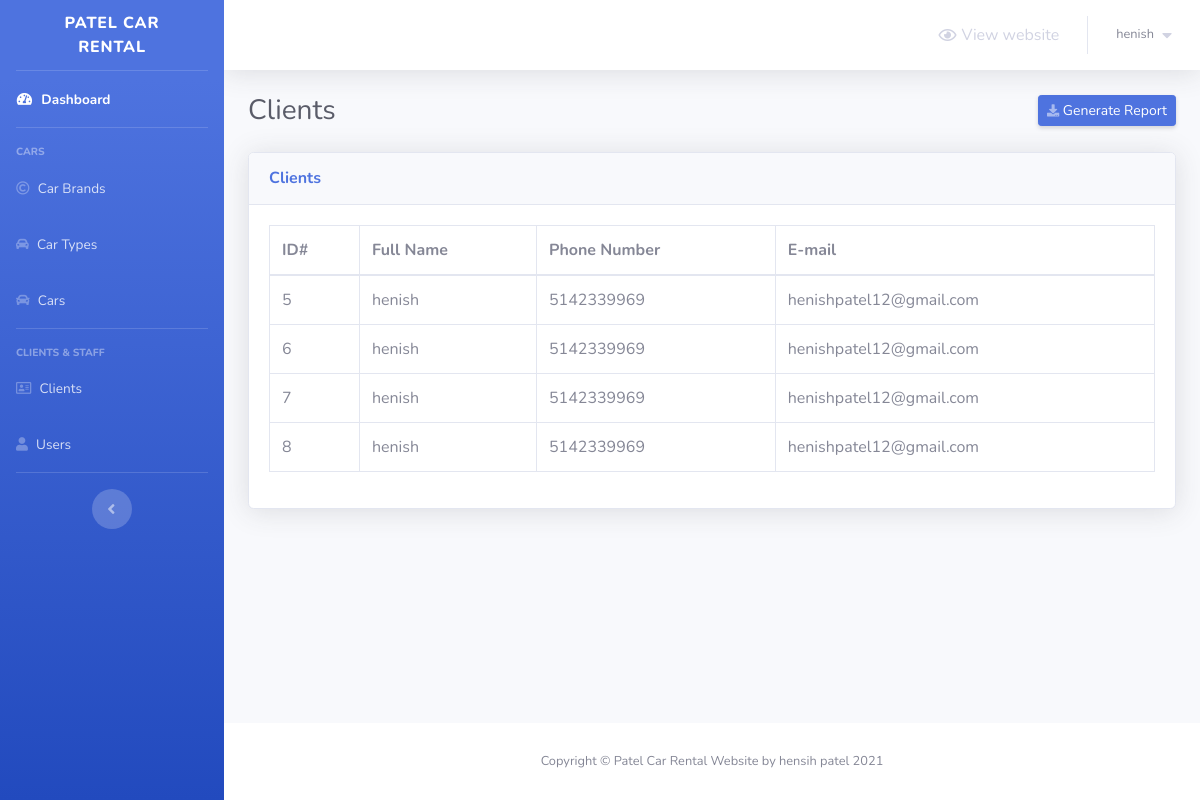
The app's page /admin/clients.php (signed in) with its own data.
### tables this page shows
CREATE TABLE `clients` (
  `client_id` int(10) NOT NULL,
  `full_name` varchar(30) NOT NULL,
  `client_email` varchar(100) NOT NULL,
  `client_phone` varchar(20) NOT NULL
);

### admin/clients.php (the view, shortened to what this page needs)
<?php
    include 'connect.php';
    include 'Includes/templates/header.php';
    if(isset($_SESSION['username_yahya_car_rental']) && isset($_SESSION['password_yahya_car_rental']))
    {
?>
        <div class="container-fluid">
            <div class="d-sm-flex align-items-center justify-content-between mb-4">
                <h1 class="h3 mb-0 text-gray-800">Clients</h1>
                <a href="#" class="d-none d-sm-inline-block btn btn-sm btn-primary shadow-sm">
                    <i class="fas fa-download fa-sm text-white-50"></i>
                    Generate Report
                </a>
            </div>
            <?php
                $stmt = $con->prepare("SELECT * FROM clients");
                $stmt->execute();
                $rows_clients = $stmt->fetchAll();
            ?>
            <div class="card shadow mb-4">
                <div class="card-header py-3">
                    <h6 class="m-0 font-weight-bold text-primary">Clients</h6>
                </div>
                <div class="card-body">
                    <div class="table-responsive">
                        <table class="table table-bordered">
                            <thead>
                                <tr>
                                    <th scope="col">ID#</th>
                                    <th scope="col">Full Name</th>
                                    <th scope="col">Phone Number</th>
                                    <th scope="col">E-mail</th>
                                </tr>
                            </thead>
                            <tbody>
                                <?php
                                    foreach($rows_clients as $client)
                                    {
                                        echo "<tr>";
                                            echo "<td>";
                                                echo $client['client_id'];
                                            echo "</td>";
                                            echo "<td>";
                                                echo $client['full_name'];
                                            echo "</td>";
                                            echo "<td>";
                                                echo $client['client_phone'];
                                            echo "</td>";
                                            echo "<td>";
                                                echo $client['client_email'];
                                            echo "</td>";
                                        echo "</tr>";
                                    }
                                ?>
                            </tbody>
                        </table>
                    </div>
                </div>
            </div>
        </div>
<?php
        include 'Includes/templates/footer.php';
    }
    else
    {
        header('Location: index.php');
        exit();
    }
?>

### records on screen
clients: client_id "5", full_name "henish", client_phone "5142339969", client_email "henishpatel12@gmail.com"
clients: client_id "6", full_name "henish", client_phone "5142339969", client_email "henishpatel12@gmail.com"
clients: client_id "7", full_name "henish", client_phone "5142339969", client_email "henishpatel12@gmail.com"
clients: client_id "8", full_name "henish", client_phone "5142339969", client_email "henishpatel12@gmail.com"

### other values on screen
$_SESSION['username_yahya_car_rental'] "henish"
